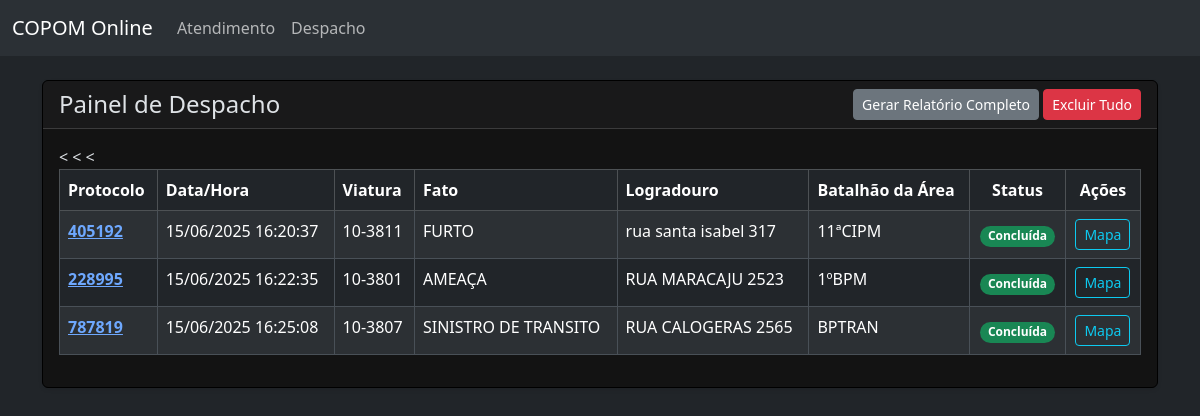
The page /ocorrencias_view on the database its author committed.
### app/models.py (models this page shows)
class Ocorrencia(Base):
    __tablename__ = "ocorrencias"
    id = Column(Integer, primary_key=True, index=True)
    data_registro = Column(DateTime(timezone=True), server_default=func.now())
    protocolo = Column(String(10), unique=True, index=True, nullable=False)
    logradouro = Column(String(255), nullable=False)
    bairro = Column(String(100), nullable=True)
    referencia = Column(String(255), nullable=True)
    solicitante = Column(String(150), nullable=True)
    fato = Column(String(150), nullable=False)
    telefone = Column(String(20), nullable=False)
    atendente = Column(String(100), nullable=False)
    empenho_pm = Column(Boolean, default=False)
    empenho_bm = Column(Boolean, default=False)
    empenho_pc = Column(Boolean, default=False)
    viatura = Column(String(100), nullable=True)
    hora_visualizacao = Column(DateTime(timezone=True), nullable=True)
    analista_empenho = Column(String(100), nullable=True)
    para_delegacia = Column(Boolean, default=False, nullable=False)
    delegacia_destino = Column(String(100), nullable=True)
    batalhao_area = Column(String(50), nullable=True)
    historico = Column(Text, nullable=False)
    conclusao = Column(Text, nullable=True)
    hora_conclusao = Column(DateTime(timezone=True), nullable=True)
    historico_delegacia_flag = Column(Boolean, default=False)
    historico_delegacia_nome = Column(String(100), nullable=True)

### app/main.py (the view)
@app.get("/ocorrencias_view", response_class=HTMLResponse)
async def pagina_listar_ocorrencias(request: Request, db: Session = Depends(get_db)):
    ocorrencias = crud.get_ocorrencias(db)
    return templates.TemplateResponse("ocorrencias_view.html", {"request": request, "ocorrencias": ocorrencias})

### templates/ocorrencias_view.html (shortened to what this page needs)
{% extends "base.html" %}
{% block content %}
    <div class="card shadow-sm">
        <div class="card-header d-flex justify-content-between align-items-center">
            <h4 class="mb-0">Painel de Despacho</h4>
            <div>
                <a href="/relatorio/completo" target="_blank" class="btn btn-secondary btn-sm no-print">
                    Gerar Relatório Completo
                </a>
                <form action="/ocorrencias/delete_all" method="post" class="d-inline no-print">
                    <button type="submit" class="btn btn-danger btn-sm"
                            onclick="return confirm('ATENÇÃO! Você tem certeza que deseja excluir TODAS as ocorrências? Esta ação não pode ser desfeita.');">
                        Excluir Tudo
                    </button>
                </form>
            </div>
        </div>
        <div class="card-body">
            <table class="table table-striped table-hover table-bordered">
                <thead class="table-dark">
                    <tr>
                        <th scope="col">Protocolo</th>
                        <th scope="col">Data/Hora</th>
                        <th scope="col">Viatura</th>
                        <th scope="col">Fato</th>
                        <th scope="col">Logradouro</th>
                        <th scope="col">Batalhão da Área</th>
                        <th scope="col" class="text-center">Status</th>
                        <th scope="col" class="text-center">Ações</th>
                    </tr>
                </thead>
                <tbody>
                    {% for oco in ocorrencias %}
                    <tr>
                        <th scope="row">
                            <a href="/ocorrencia_despacho/{{ oco.id }}">{{ oco.protocolo }}</a>
                        </th>
                        <td>{{ to_local(oco.data_registro) }}</td>
                        <td>{{ oco.viatura or '---' }}</td>
                        <td>{{ oco.fato }}</td>
                        <td>{{ oco.logradouro }}</td>
                        <td>{{ oco.batalhao_area or 'N/D' }}</td>
<td class="text-center align-middle">
    {% if oco.para_delegacia %}
        <span class="badge rounded-pill bg-warning text-dark">Delegacia</span>
    {% elif oco.conclusao %}
        <span class="badge rounded-pill bg-success">Concluída</span>
    {% elif oco.viatura %}
        <span class="badge rounded-pill bg-primary">Em Andamento</span>
    {% else %}
        <span class="badge rounded-pill bg-danger">Pendente</span>
    {% endif %}
</td>
                        <td class="text-center align-middle">
                            <a href="https://www.google.com/maps/search/?api=1&query={{ oco.logradouro | urlencode }}"
                               class="btn btn-outline-info btn-sm"
                               target="_blank"
                               title="Ver endereço no Google Maps">
                                Mapa
                            </a>
                        </td>
                    </tr>
                    {% endfor %}
                </tbody>
            </table>
        </div>
    </div>
{% endblock %}

### templates/base.html (shortened to what this page needs)
<!doctype html>
<html lang="pt-br" data-bs-theme="dark">
<head>
    <link href="https://cdn.jsdelivr.net/npm/bootstrap@5.3.3/dist/css/bootstrap.min.css" rel="stylesheet">
    </head>
<body>
    <nav class="navbar navbar-expand-lg bg-body-tertiary">
        <div class="container-fluid">
            <a class="navbar-brand" href="#">COPOM Online</a>
            <div class="collapse navbar-collapse" id="navbarNav">
                <ul class="navbar-nav">
                    <li class="nav-item">
                        <a class="nav-link" href="/atendimento">Atendimento</a>
                    </li>
                    <li class="nav-item">
                        <a class="nav-link" href="/ocorrencias_view">Despacho</a>
                    </li>
                </ul>
            </div>
        </div>
    </nav>
    <div class="container mt-4">
        {% block content %}{% endblock %}
    </div>
</body>
</html>

### templates/base.html (style rules this page uses)
body { background-image: url('/static/images/fundo.jpg'); background-size: cover; background-position: center center; background-repeat: no-repeat; background-attachment: fixed; }
.card { background-color: #131313; border: 1px solid #000000; }

### rows shown on the page
Ocorrencia: protocolo "405192", data_registro "15/06/2025 16:20:37", viatura "10-3811", fato "FURTO", logradouro "rua santa isabel 317", batalhao_area "11ªCIPM", para_delegacia "Concluída"
Ocorrencia: protocolo "228995", data_registro "15/06/2025 16:22:35", viatura "10-3801", fato "AMEAÇA", logradouro "RUA MARACAJU 2523", batalhao_area "1ºBPM", para_delegacia "Concluída"
Ocorrencia: protocolo "787819", data_registro "15/06/2025 16:25:08", viatura "10-3807", fato "SINISTRO DE TRANSITO", logradouro "RUA CALOGERAS 2565", batalhao_area "BPTRAN", para_delegacia "Concluída"
